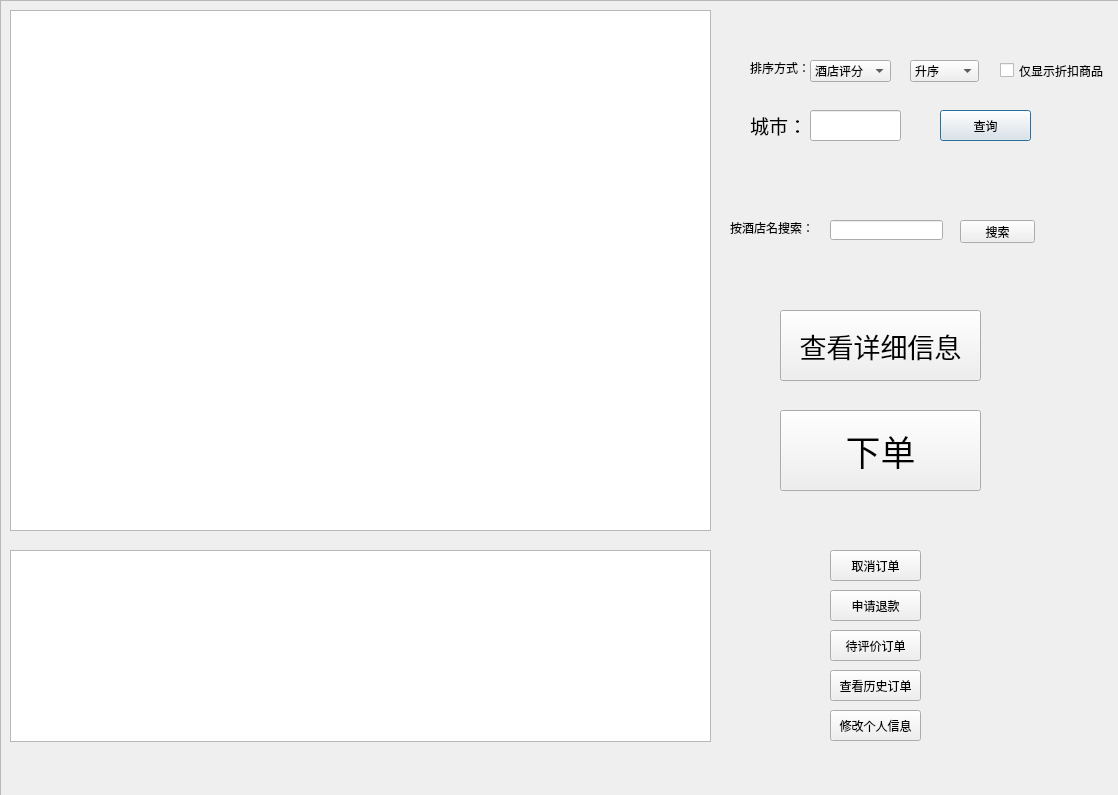
<?xml version="1.0" encoding="UTF-8"?>
<ui version="4.0">
 <class>CustomerDialog</class>
 <widget class="QDialog" name="CustomerDialog">
  <property name="geometry">
   <rect>
    <x>0</x>
    <y>0</y>
    <width>1118</width>
    <height>795</height>
   </rect>
  </property>
  <property name="windowTitle">
   <string>Dialog</string>
  </property>
  <widget class="QTableWidget" name="tableWidget">
   <property name="geometry">
    <rect>
     <x>10</x>
     <y>10</y>
     <width>701</width>
     <height>521</height>
    </rect>
   </property>
  </widget>
  <widget class="QLineEdit" name="lineEdit">
   <property name="geometry">
    <rect>
     <x>810</x>
     <y>110</y>
     <width>91</width>
     <height>31</height>
    </rect>
   </property>
  </widget>
  <widget class="QLabel" name="label">
   <property name="geometry">
    <rect>
     <x>750</x>
     <y>110</y>
     <width>71</width>
     <height>31</height>
    </rect>
   </property>
   <property name="font">
    <font>
     <family>AcadEref</family>
     <pointsize>14</pointsize>
    </font>
   </property>
   <property name="text">
    <string>城市：</string>
   </property>
  </widget>
  <widget class="QPushButton" name="pushButton">
   <property name="geometry">
    <rect>
     <x>940</x>
     <y>110</y>
     <width>91</width>
     <height>31</height>
    </rect>
   </property>
   <property name="text">
    <string>查询</string>
   </property>
  </widget>
  <widget class="QCheckBox" name="checkBox">
   <property name="geometry">
    <rect>
     <x>1000</x>
     <y>60</y>
     <width>111</width>
     <height>21</height>
    </rect>
   </property>
   <property name="text">
    <string>仅显示折扣商品</string>
   </property>
  </widget>
  <widget class="QComboBox" name="comboBox">
   <property name="geometry">
    <rect>
     <x>810</x>
     <y>60</y>
     <width>81</width>
     <height>22</height>
    </rect>
   </property>
   <item>
    <property name="text">
     <string>酒店评分</string>
    </property>
   </item>
   <item>
    <property name="text">
     <string>价格</string>
    </property>
   </item>
  </widget>
  <widget class="QLabel" name="label_2">
   <property name="geometry">
    <rect>
     <x>750</x>
     <y>60</y>
     <width>61</width>
     <height>16</height>
    </rect>
   </property>
   <property name="text">
    <string>排序方式：</string>
   </property>
  </widget>
  <widget class="QComboBox" name="comboBox_2">
   <property name="geometry">
    <rect>
     <x>910</x>
     <y>60</y>
     <width>69</width>
     <height>22</height>
    </rect>
   </property>
   <item>
    <property name="text">
     <string>升序</string>
    </property>
   </item>
   <item>
    <property name="text">
     <string>降序</string>
    </property>
   </item>
  </widget>
  <widget class="QLabel" name="label_3">
   <property name="geometry">
    <rect>
     <x>730</x>
     <y>220</y>
     <width>81</width>
     <height>16</height>
    </rect>
   </property>
   <property name="text">
    <string>按酒店名搜索：</string>
   </property>
  </widget>
  <widget class="QLineEdit" name="lineEdit_2">
   <property name="geometry">
    <rect>
     <x>830</x>
     <y>220</y>
     <width>113</width>
     <height>20</height>
    </rect>
   </property>
  </widget>
  <widget class="QPushButton" name="pushButton_2">
   <property name="geometry">
    <rect>
     <x>960</x>
     <y>220</y>
     <width>75</width>
     <height>23</height>
    </rect>
   </property>
   <property name="text">
    <string>搜索</string>
   </property>
  </widget>
  <widget class="QPushButton" name="pushButton_3">
   <property name="geometry">
    <rect>
     <x>780</x>
     <y>310</y>
     <width>201</width>
     <height>71</height>
    </rect>
   </property>
   <property name="font">
    <font>
     <family>AcadEref</family>
     <pointsize>20</pointsize>
    </font>
   </property>
   <property name="text">
    <string>查看详细信息</string>
   </property>
  </widget>
  <widget class="QPushButton" name="pushButton_4">
   <property name="geometry">
    <rect>
     <x>780</x>
     <y>410</y>
     <width>201</width>
     <height>81</height>
    </rect>
   </property>
   <property name="font">
    <font>
     <family>AcadEref</family>
     <pointsize>26</pointsize>
    </font>
   </property>
   <property name="text">
    <string>下单</string>
   </property>
  </widget>
  <widget class="QTableWidget" name="tableWidget_2">
   <property name="geometry">
    <rect>
     <x>10</x>
     <y>550</y>
     <width>701</width>
     <height>192</height>
    </rect>
   </property>
  </widget>
  <widget class="QPushButton" name="pushButton_5">
   <property name="geometry">
    <rect>
     <x>830</x>
     <y>550</y>
     <width>91</width>
     <height>31</height>
    </rect>
   </property>
   <property name="text">
    <string>取消订单</string>
   </property>
  </widget>
  <widget class="QPushButton" name="pushButton_6">
   <property name="geometry">
    <rect>
     <x>830</x>
     <y>590</y>
     <width>91</width>
     <height>31</height>
    </rect>
   </property>
   <property name="text">
    <string>申请退款</string>
   </property>
  </widget>
  <widget class="QPushButton" name="pushButton_7">
   <property name="geometry">
    <rect>
     <x>830</x>
     <y>630</y>
     <width>91</width>
     <height>31</height>
    </rect>
   </property>
   <property name="text">
    <string>待评价订单</string>
   </property>
  </widget>
  <widget class="QPushButton" name="pushButton_8">
   <property name="geometry">
    <rect>
     <x>830</x>
     <y>670</y>
     <width>91</width>
     <height>31</height>
    </rect>
   </property>
   <property name="text">
    <string>查看历史订单</string>
   </property>
  </widget>
  <widget class="QPushButton" name="pushButton_9">
   <property name="geometry">
    <rect>
     <x>830</x>
     <y>710</y>
     <width>91</width>
     <height>31</height>
    </rect>
   </property>
   <property name="text">
    <string>修改个人信息</string>
   </property>
  </widget>
  <widget class="QFrame" name="frame">
   <property name="geometry">
    <rect>
     <x>0</x>
     <y>0</y>
     <width>1121</width>
     <height>801</height>
    </rect>
   </property>
   <property name="frameShape">
    <enum>QFrame::StyledPanel</enum>
   </property>
   <property name="frameShadow">
    <enum>QFrame::Raised</enum>
   </property>
  </widget>
  <zorder>frame</zorder>
  <zorder>tableWidget</zorder>
  <zorder>lineEdit</zorder>
  <zorder>label</zorder>
  <zorder>pushButton</zorder>
  <zorder>checkBox</zorder>
  <zorder>comboBox</zorder>
  <zorder>label_2</zorder>
  <zorder>comboBox_2</zorder>
  <zorder>label_3</zorder>
  <zorder>lineEdit_2</zorder>
  <zorder>pushButton_2</zorder>
  <zorder>pushButton_3</zorder>
  <zorder>pushButton_4</zorder>
  <zorder>tableWidget_2</zorder>
  <zorder>pushButton_5</zorder>
  <zorder>pushButton_6</zorder>
  <zorder>pushButton_7</zorder>
  <zorder>pushButton_8</zorder>
  <zorder>pushButton_9</zorder>
 </widget>
 <resources/>
 <connections/>
</ui>
